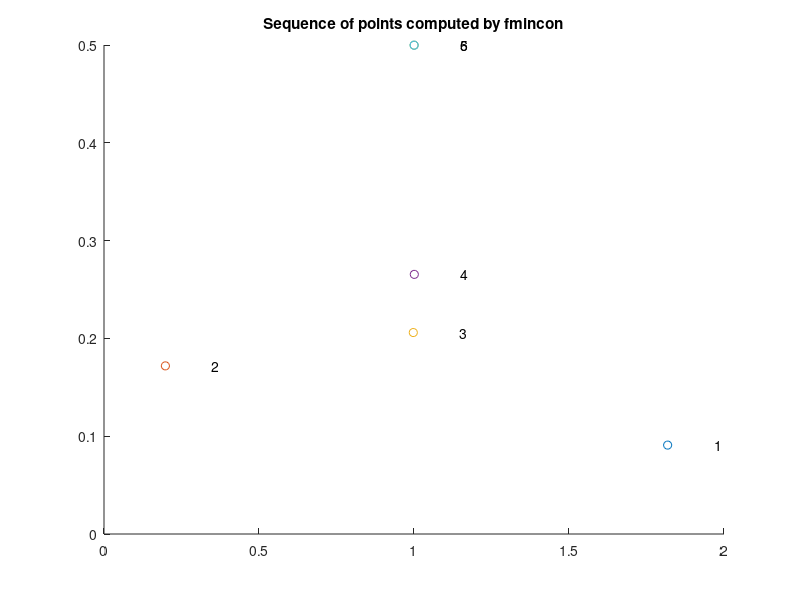

Write the MATLAB code that produced this figure.
function fmincon_plot
% f = @(x) (x(1)-1).^2 + 0.1*(x(2)-0.5).^2 + .7;
% fmincon(f,[0;0], [],[],[],[],[0;0], [2;2]);
% format long g;
% ans
% 
% [xb,fb,flag,outp]=fmincon(f,[0;0], [],[],[],[],[0;0], [2;2])
% [xb,fb,flag,outp]=fmincon(f,[0;0],[],[],[],[],[0;0],[2;2],[],optimset('display','iter'))

xs = [];
x0 = [0;0];
f = @(x) (x(1)-1).^2 + 0.1*(x(2)-0.5).^2 + .7;
dom = linspace(0,2);
r = dom;

x = fmincon(f,x0,[],[],[],[],[0;0],[2;2],[],optimset('outputfcn',@outfun,'display','iter'));

function stop = outfun(x,optimValues,state)
    stop = false;
    
    switch state
        case 'init'
            hold on
        case 'iter'
            xs = [xs; [x(1),x(2)]];
            plot(x(1),x(2),'o');
            text(x(1)+.15,x(2),num2str(optimValues.iteration));
            title('Sequence of points computed by fmincon');
        case 'done'
            hold off
        otherwise
    end
end
disp(xs);

end